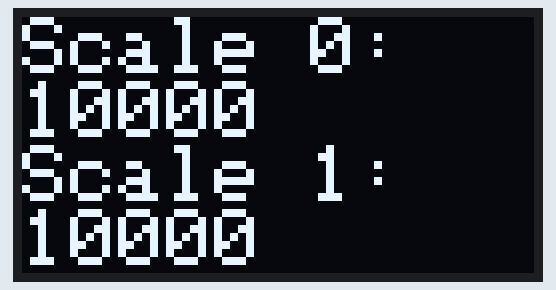
A sketch run on a simulated Arduino Uno, built with avr-gcc and run on an emulated ATmega328P. Parts: 128×64 one-colour display. The display library's start-up logo is not drawn; what the sketch prints to the serial monitor is not drawn.

Above: at 1.2 s.

The sketch:

DisplayTest.ino
```cpp
#include <SPI.h>
#include <Wire.h>
#include <Adafruit_GFX.h>
#include <Adafruit_SSD1306.h>

#define WIRE Wire

long DisplayTrigger=0;
Adafruit_SSD1306 display = Adafruit_SSD1306(128, 64, &WIRE);

void setup() {
  Serial.begin(115200);

  Serial.println("OLED FeatherWing test");
  // SSD1306_SWITCHCAPVCC = generate display voltage from 3.3V internally
  display.begin(SSD1306_SWITCHCAPVCC, 0x3C); // Address 0x3C for 128x32

  Serial.println("OLED begun");

  // Show image buffer on the display hardware.
  // Since the buffer is intialized with an Adafruit splashscreen
  // internally, this will display the splashscreen.
  display.display();
  delay(1000);

  // Clear the buffer.
  display.clearDisplay();
  display.display();

  // text display tests
  display.setTextSize(2);
  display.setTextColor(SSD1306_WHITE);
  display.setCursor(0,0);
  display.println("Scale 0: ");
  display.println("10000");
  display.println("Scale 1: ");
  display.println("10000");

  display.setCursor(0,0);
  display.display(); // actually display all of the above
}

void loop() {
  long now = millis();

  if(now>DisplayTrigger){
    display.display();
    DisplayTrigger=now+250;
  }

}
```
